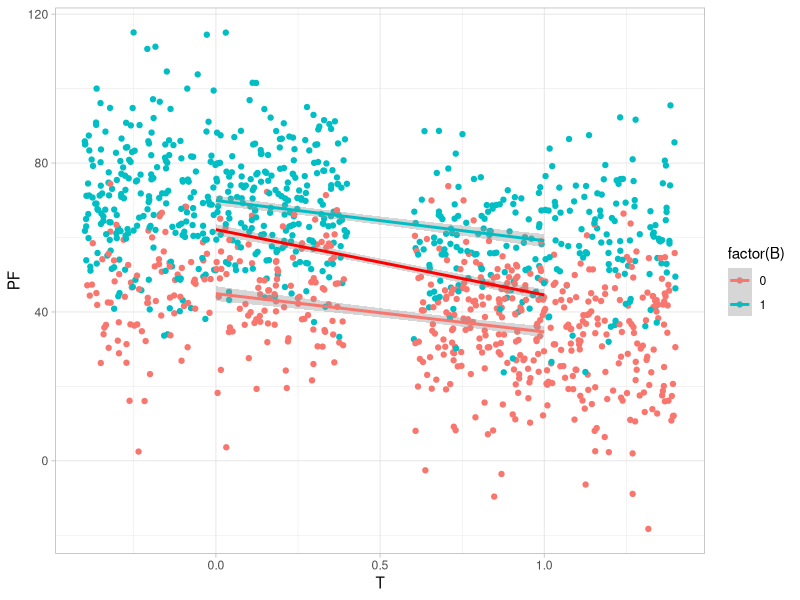

This figure's R source:
## ---- chunk 1
#| code-fold: true
#| warning: false
library(tidyverse)
library(kableExtra)
library(DiagrammeR)
ggplot2::theme_set(ggplot2::theme_light())
inv_logit <- \(x) 1 / (1 + exp(-x)) 
## ---- chunk 2
#| code-fold: true
grViz("
digraph {
  graph [ranksep = 0.2, rankdir = LR]

  node [shape=plaintext]
  

  edge [minlen = 3]
   Dia -> T
   T -> Y
   X -> Z
   W -> Z
   Y -> W 
   Y -> Z
   A -> Y
   T -> A
   X -> W
   T -> X
   S -> Y
#{ rank = same; A; D }

}
")
## ---- chunk 3
#| code-fold: true
grViz('
digraph {
  graph [ranksep = 0.2, rankdir = LR]
  subgraph caso_1 {
    node [shape=plaintext]
    Z [fontcolor="red"]
    edge [minlen = 3]
    Z -> Y
    T -> Y
  }
}
', width = 250, height = 60)
## ---- chunk 4
#| code-fold: true
grViz("
digraph {
  graph [ranksep = 0.2, rankdir=LR]
  node[shape=circle]
      U
      V
  node [shape=plaintext]
    T
  edge [minlen = 3]
   #G -> H
   #H -> PI
   T -> PF
   #G -> PF
   PI -> PF
   U -> PI
   U -> PF
   V -> PF
   T -> C -> PF
   PF -> B
}
")
## ---- chunk 5
sim_peso <- function(n){
  T <- rbinom(n, 1, 0.5)
  C <- rbinom(n, 1, 1/(1+exp(-(-2 + 4 * T))))
  U <- rnorm(n, 0, 5)
  G <- rbinom(n, 1, 0.5)
  H <- rnorm(n, 170 - 10 * G, 20)
  PI <- rnorm(n, -20 +  0.5 * H + U, 10)
  PF <- rnorm(n, PI + U - 20 * T + 3 * C , 5)
  #V <- PF - (PI + U - 10 * T + 2 * C)
  B <- rbinom(n, 1, 1/(1 + exp(-(PF-50)/7)))
  tibble(G, H, T, PI, PF, B, C)
}
set.seed(26)
peso_tbl <- sim_peso(1200)
peso_tbl
## ---- chunk 6
peso_sims_tbl <- sim_peso(100000)
peso_sims_tbl |> group_by(T) |> 
  summarise(peso_final_medio = mean(PF)) |> 
  arrange(T) |> 
  mutate(dif = peso_final_medio - lag(peso_final_medio))
## ---- chunk 7
lm(PF ~ T, peso_tbl) |> broom::tidy()
## ---- chunk 8
lm(PF ~ T + PI, peso_tbl) |> broom::tidy()
## ---- chunk 9
#| code-fold: true
grViz('
digraph {
  graph [ranksep = 0.2, rankdir = LR]
  subgraph caso_1 {
    node [shape=plaintext]
    Z [fontcolor="red"]
    edge [minlen = 3]
    T -> Z
    Z -> Y
    T -> Y
  }
  
  subgraph caso_2 {
    node [shape=plaintext]
    Ya [label="Y"]
    Ta [label="T"]
    Za [label="Z"][fontcolor="red"]
    edge [minlen = 3]
    Ta -> M
    M -> Ya
    M -> Za
    Ta -> Ya
  }
}
', width = 250, height = 120)
## ---- chunk 10
lm(PF ~ T +  C, peso_tbl) |> broom::tidy()
lm(PF ~ T +  PI + C, peso_tbl) |> broom::tidy()

## ---- chunk 11
#| code-fold: true
grViz('
digraph {
  graph [ranksep = 0.2, rankdir = LR]
  subgraph caso_1 {
    node[shape= circle]
    U_y
    node [shape=plaintext]
    Z [fontcolor="red"]
    edge [minlen = 3]
    Y -> Z
    T -> Y  
    U_y -> Y
  }
}
', width = 250, height = 120)
## ---- chunk 12
ggplot(peso_tbl, aes(x = T, y = PF, colour = factor(B))) +
  geom_jitter() + 
   geom_smooth(method = "lm") +
  geom_smooth(formula = "y~ 1+x", method = "lm", colour = "red")
## ---- chunk 13
lm(PF ~ T +  B, peso_tbl) |> broom::tidy()
## ---- chunk 14
#| code-fold: true
grViz('
digraph {
  graph [ranksep = 0.2, rankdir = LR]
  subgraph caso_1 {
    node [shape=plaintext]
    Z [fontcolor="red"]
    edge [minlen = 3]
    T -> Z
    Y -> Z
    T -> Y
  }
  
  subgraph caso_2 {
    node [shape=circle]
    U
    node [shape=plaintext]
    Ya [label="Y"]
    Ta [label="T"]
    Za [label="Z"][fontcolor="red"]
    edge [minlen = 3]
    U -> Za
    U -> Ya
    Ta -> Ya
    Ta -> Za
  {rank=same; Za; Ta}
  }
}
', width = 250, height = 140)
